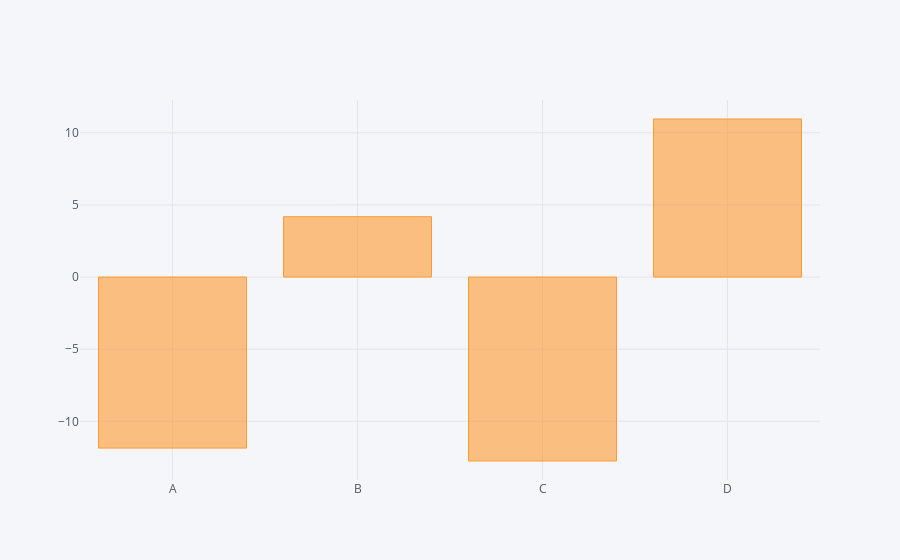

Notebook cell for this chart:
### Code cell
df.sum().iplot(kind='bar')

### Figure 1 — Plotly figure (JSON) as saved in the notebook; plotly's stock layout.template omitted (floating-point values rounded to 4 significant figures)
{"data": [{"marker": {"color": "rgba(255, 153, 51, 0.6)", "line": {"color": "rgba(255, 153, 51, 1.0)", "width": 1}}, "name": "None", "orientation": "v", "text": "", "type": "bar", "x": ["A", "B", "C", "D"], "y": [-11.86, 4.184, -12.75, 10.96]}], "layout": {"legend": {"bgcolor": "#F5F6F9", "font": {"color": "#4D5663"}}, "paper_bgcolor": "#F5F6F9", "plot_bgcolor": "#F5F6F9", "titlefont": {"color": "#4D5663"}, "xaxis1": {"gridcolor": "#E1E5ED", "showgrid": true, "tickfont": {"color": "#4D5663"}, "title": "", "titlefont": {"color": "#4D5663"}, "zerolinecolor": "#E1E5ED"}, "yaxis1": {"gridcolor": "#E1E5ED", "showgrid": true, "tickfont": {"color": "#4D5663"}, "title": "", "titlefont": {"color": "#4D5663"}, "zerolinecolor": "#E1E5ED"}}}
